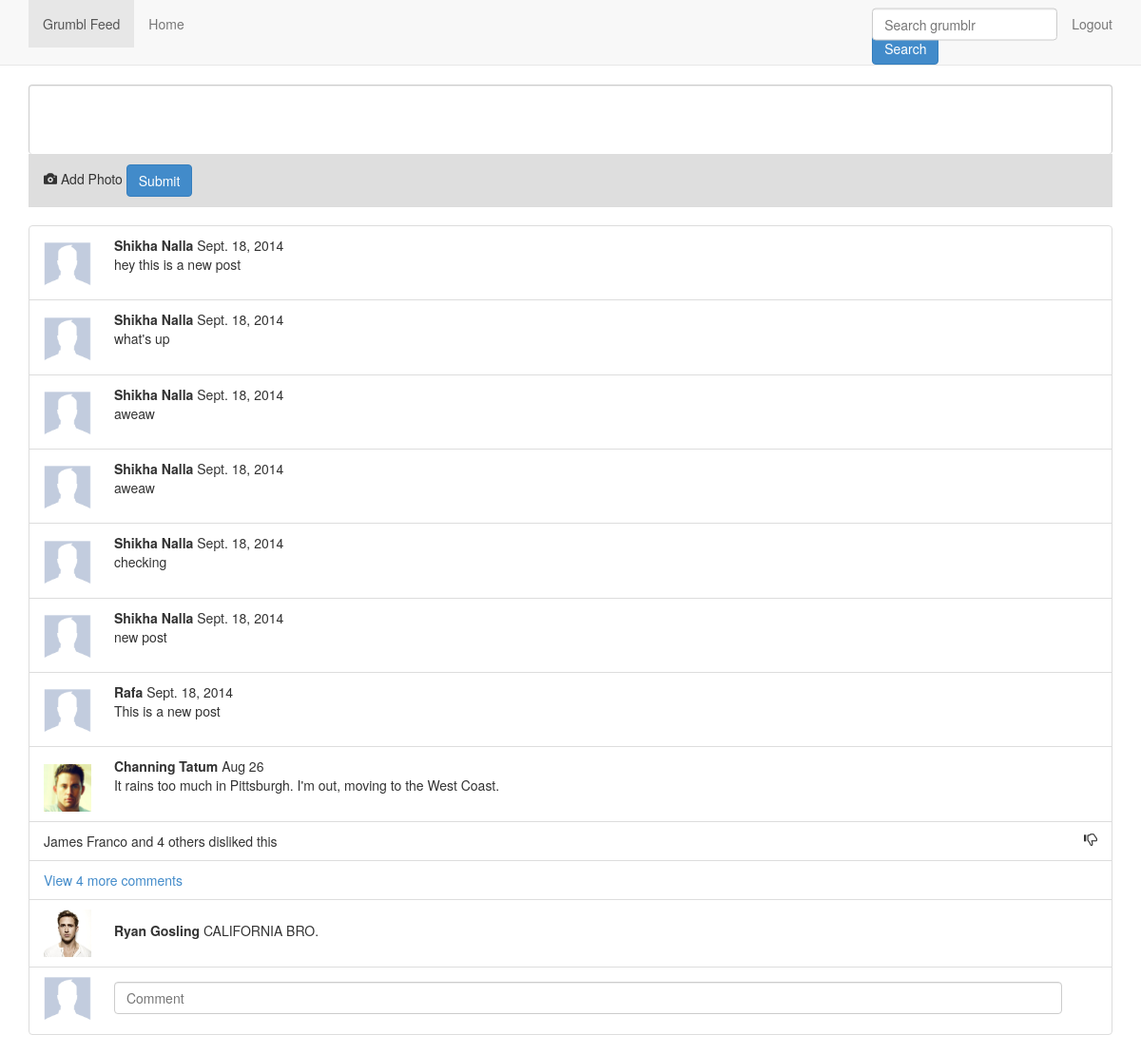
Screenshot of /feed (signed in) with the database file from the repository.
### app/models.py (models this page shows)
class Post(models.Model):
	text = models.CharField(max_length=250)
	user = models.ForeignKey(User)
  	publishedDate = models.DateField()
	def __unicode__(self):
		return self.text

### app/views.py (the view)
# urls.py: url(r'^feed', 'app.views.feed'),
@login_required
def feed(request):
	posts = Post.objects.exclude(user=request.user)
	keyword = request.GET.get("keyword")
	if (keyword):
		posts = posts.filter(text__icontains=keyword)
	return render(request, 'feed.html', {'posts': posts})

### app/templates/feed.html (shortened to what this page needs)
<!DOCTYPE html>
<html lang="en">
  <head>
    <link href="static/bootstrap/css/bootstrap.min.css" rel="stylesheet">
    <link href="static/css/index.css" rel="stylesheet">
  </head>
  <body>
    <nav class="navbar navbar-default navbar-static-top" role="navigation">
      <div class="container">
        <ul class="nav navbar-nav">
          <li class="active"> <a href="#"> Grumbl Feed </a></li>
          <li> <a href="profile.html"> Home </a></li>
        </ul>
        <ul class="nav navbar-nav navbar-right">
          <li>
            <form action="/feed" method="get">
              <input type="search" class="form-control searchbar" name="keyword" placeholder="Search grumblr">
              <input type="submit" class="btn btn-primary post-button" value="Search">
            </form>
          </li>
          <li> <a href="/logout"> Logout </a> </li>
        </ul>
      </div>
    </nav>
    <div class="container">
      <div class="new-post">
          <ul class="list-group">
              <form action="/profile" method="post">
                  <textarea name="text" class="form-control" id="post-text-area" rows="3"> </textarea>
                  <li class="list-group-item post-bottom-bar">
                    <div class="glyphicon glyphicon-camera"> </div> Add Photo
                    <input type="submit" class="btn btn-primary post-button" value="Submit">
                  </li>
              </form>
          </ul>
      </div>
      <ul class="list-group">
        {% for post in posts %}
            <li class="list-group-item">
              <img src="static/images/profile-placeholder.gif" alt="profilePic" class="profile-picture-thumbnail">
              <div class="comment">
                <strong> {{ post.user }} </strong>
                {{ post.publishedDate|date:"N j, Y" }}
                <br>
                  {{ post }}
              </div>
            </li>
        {% endfor %}
        <li class="list-group-item">
          <img src="static/images/tatum.png" alt="ryan" class="profile-picture-thumbnail">
          <div class="comment">
            <strong> Channing Tatum </strong> Aug 26
            <br>
              It rains too much in Pittsburgh. I'm out, moving to the West Coast.
          </div>
        </li>
        <li class="list-group-item">
          James Franco and 4 others disliked this
          <span class="glyphicon glyphicon-thumbs-down pull-right"></span>
        </li>
        <li class="list-group-item"> <a href="#"> View 4 more comments </a> </li>
        <li class="list-group-item">
          <img src="static/images/ryan.png" alt="ryan" class="profile-picture-thumbnail">
          <div class="comment">
              <strong> Ryan Gosling </strong> CALIFORNIA BRO.
          </div>
        </li>
        <li class="list-group-item">
          <img src="static/images/profile-placeholder.gif" alt="profilePic" class="profile-picture-thumbnail">
          <div class="comment-input">
            <input type="text" class="form-control" name="name" placeholder="Comment"/>
          </div>
        </li>
      </ul>
    </div>
  </body>
</html>

### app/static/css/index.css (style rules this page uses)
.searchbar { position: relative; top: 50%; transform: translateY(25%); }
#post-text-area.form-control { resize: none; border-bottom: none; border-bottom-right-radius: none; border-bottom-left-radius: none; }
.post-bottom-bar { background: #dedede; }
.profile-picture-thumbnail { width: 50px; height: 50px; padding: none; margin-right: 20px; }
.comment { display: inline-block; }
.comment-input { display: inline-block; width: 90%; }

### rows the page displays
Post: user "Shikha Nalla", publishedDate "Sept. 18, 2014", text "hey this is a new post"
Post: user "Shikha Nalla", publishedDate "Sept. 18, 2014", text "what's up"
Post: user "Shikha Nalla", publishedDate "Sept. 18, 2014", text "aweaw"
Post: user "Shikha Nalla", publishedDate "Sept. 18, 2014", text "aweaw"
Post: user "Shikha Nalla", publishedDate "Sept. 18, 2014", text "checking"
Post: user "Shikha Nalla", publishedDate "Sept. 18, 2014", text "new post"
Post: user "Rafa", publishedDate "Sept. 18, 2014", text "This is a new post"
